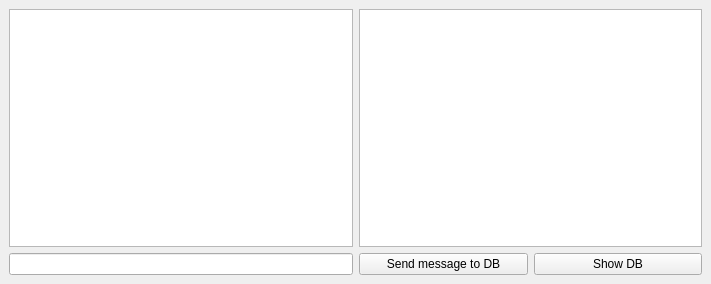
<?xml version="1.0" encoding="UTF-8"?>
<ui version="4.0">
 <class>MainWindow</class>
 <widget class="QMainWindow" name="MainWindow">
  <property name="geometry">
   <rect>
    <x>0</x>
    <y>0</y>
    <width>711</width>
    <height>284</height>
   </rect>
  </property>
  <property name="windowTitle">
   <string>MainWindow</string>
  </property>
  <widget class="QWidget" name="centralwidget">
   <layout class="QHBoxLayout" name="horizontalLayout_2">
    <item>
     <layout class="QGridLayout" name="gridLayout">
      <item row="1" column="0">
       <widget class="QLineEdit" name="msgLine"/>
      </item>
      <item row="1" column="1">
       <layout class="QHBoxLayout" name="horizontalLayout">
        <item>
         <widget class="QPushButton" name="sendMsgButton">
          <property name="text">
           <string>Send message to DB</string>
          </property>
         </widget>
        </item>
        <item>
         <widget class="QPushButton" name="showDbButton">
          <property name="text">
           <string>Show DB</string>
          </property>
         </widget>
        </item>
       </layout>
      </item>
      <item row="0" column="0">
       <widget class="QTextEdit" name="msgEdit"/>
      </item>
      <item row="0" column="1">
       <widget class="QTableView" name="tableView"/>
      </item>
     </layout>
    </item>
   </layout>
  </widget>
 </widget>
 <resources/>
 <connections/>
</ui>
